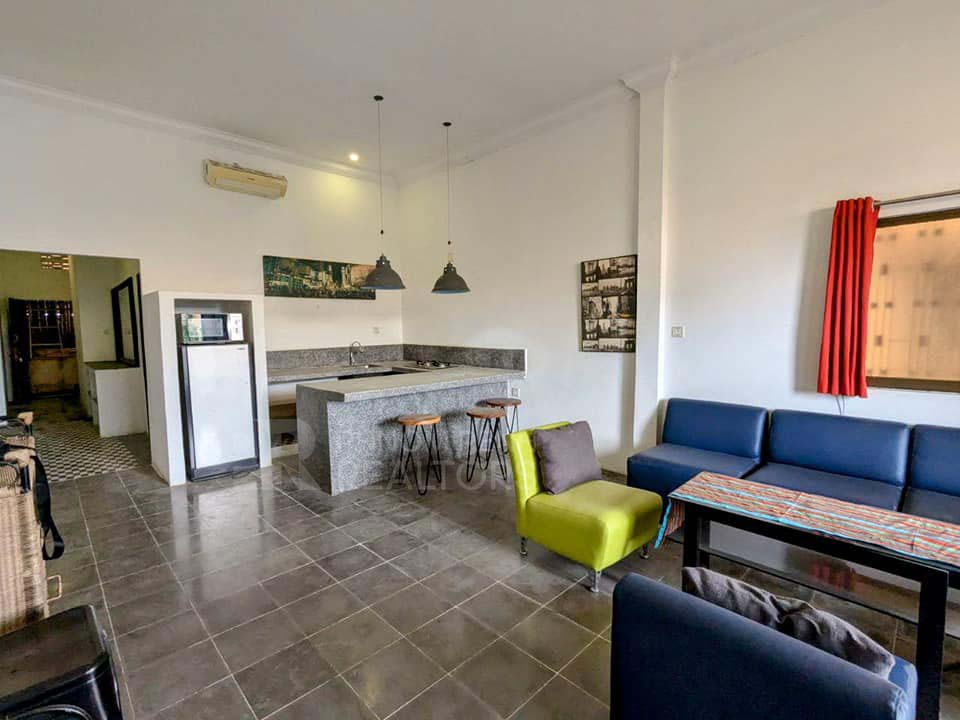
#> input picture renovation/originals/343edbc6-1000001675.jpg, 960 x 720 px
$ python compare.py
#> lines starting #> are read from the running program, lines starting #| are printed output that depends on the picture
#!/usr/bin/env python3
"""Build labelled BEFORE / AFTER comparison boards for each restyled room."""
from PIL import Image, ImageDraw, ImageFont

FB = "/usr/share/fonts/truetype/dejavu/DejaVuSans-Bold.ttf"
FR = "/usr/share/fonts/truetype/dejavu/DejaVuSans.ttf"
INK = (38, 42, 48)

PAIRS = [
    ("originals/343edbc6-1000001675.jpg", "renders/reno_living.jpg",
     "LIVING / KITCHEN", "Neutral drapes, greige accent chair, brightened"),
    ("originals/1f5ccd77-1000001677.jpg", "renders/reno_seating.jpg",
     "LOUNGE SEATING", "Loud red & lime swapped for linen + greige"),
    ("originals/e7c670e2-1000001676.jpg", "renders/reno_lounge.jpg",
     "OPEN-PLAN LOUNGE", "Cohesive palette; navy kept as the one accent"),
    ("originals/86bb0ced-1000001681.jpg", "renders/reno_bedroom.jpg",
     "MASTER BEDROOM", "Hotel-white bedding, soft linen curtains"),
]

def board(before, after, title, sub, out):
#> called with before = 'originals/343edbc6-1000001675.jpg', after = 'renders/reno_living.jpg', title = 'LIVING / KITCHEN', out = 'renders/compare_living.jpg'
    a = Image.open(before).convert("RGB")
#> a is the input picture: PIL image 960x720 RGB; mean R, G, B 138.8, 130.5, 121.3
    b = Image.open(after).convert("RGB")
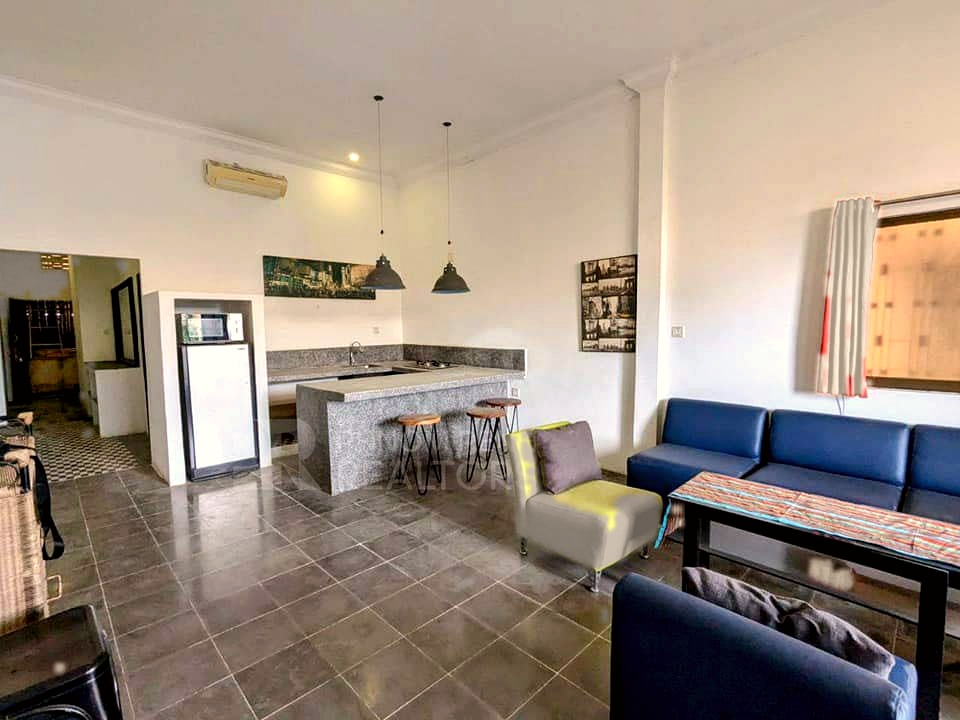
#> input picture renovation/renders/reno_living.jpg, 960 x 720 px
#> b is the input picture: PIL image 960x720 RGB; mean R, G, B 156.2, 140.6, 127.1
    W = 900
    def fit(im):
        return im.resize((W, int(W * im.height / im.width)))
    a, b = fit(a), fit(b)
    pad, gap, head, foot = 28, 18, 96, 34
    H = head + a.height + gap + b.height + foot
#> H = 1498
    canvas = Image.new("RGB", (W + pad * 2, H), (247, 245, 241))
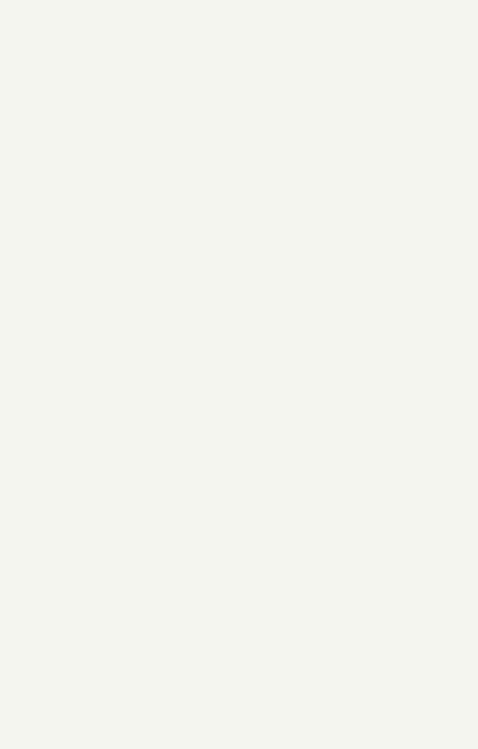
#> canvas: PIL image 956x1498 RGB (shown at 1/2 size); mean R, G, B 247, 245, 241
    d = ImageDraw.Draw(canvas)
    d.text((pad, 24), title, font=ImageFont.truetype(FB, 40), fill=INK)
    d.text((pad, 70), sub, font=ImageFont.truetype(FR, 20), fill=(120, 120, 125))
    y = head
    for im, tag, col in [(a, "BEFORE", (176, 64, 60)), (b, "AFTER", (70, 120, 90))]:
        canvas.paste(im, (pad, y))
        chip = ImageFont.truetype(FB, 22)
        tw = d.textlength(tag, font=chip)
        d.rectangle([pad + 14, y + 14, pad + 14 + tw + 28, y + 50], fill=col)
        d.text((pad + 28, y + 18), tag, font=chip, fill=(255, 255, 255))
        y += im.height + gap
#> this loop made 2 passes
#> (tag, col, tw, y) on passes 1 to 2: ('BEFORE', (176, 64, 60), 97.5, 789), ('AFTER', (70, 120, 90), 79.03, 1482)
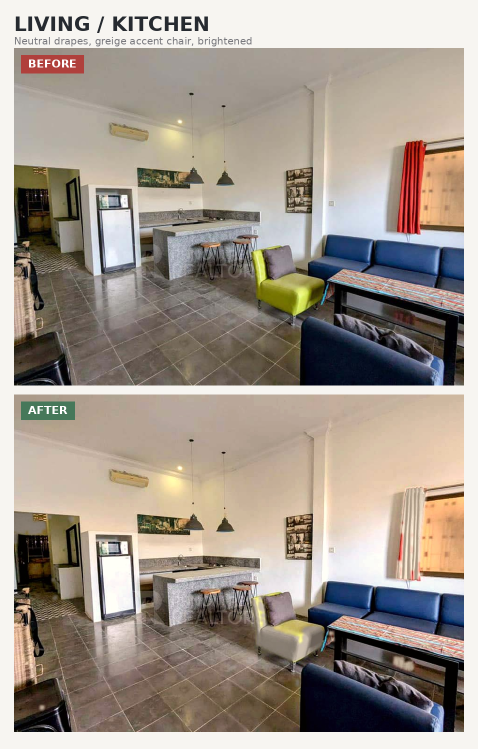
#> canvas: PIL image 956x1498 RGB (shown at 1/2 size); mean R, G, B 161.5, 151, 140.8
#> after the loop, y = 1482
    d.text((pad, H - 28), "Virtual restyle - soft furnishings only, no construction",
           font=ImageFont.truetype(FR, 16), fill=(150, 150, 155))
    canvas.save(out, quality=92)
    print("  ->", out)

if __name__ == "__main__":
    for bef, aft, t, s in PAIRS:
        name = aft.split("/")[-1].replace("reno_", "compare_")
        board(bef, aft, t, s, f"renders/{name}")
#> pass 2 of the loop `for bef, aft, t, s in PAIRS:`:
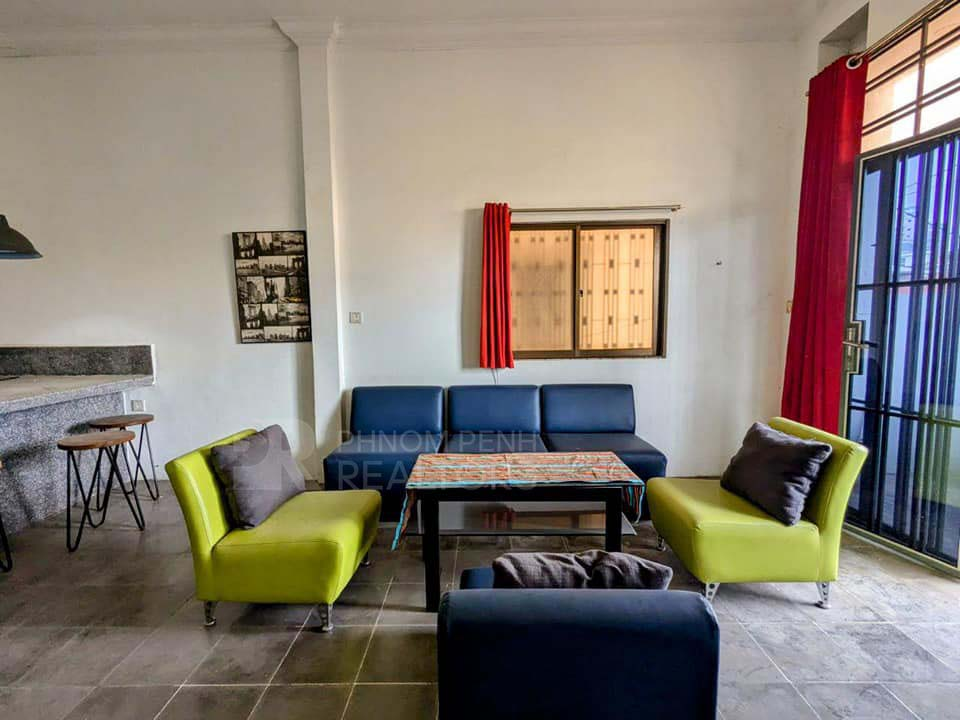
#> input picture renovation/originals/1f5ccd77-1000001677.jpg, 960 x 720 px
#> in board, a is the input picture: PIL image 960x720 RGB; mean R, G, B 133.2, 123.5, 114.6
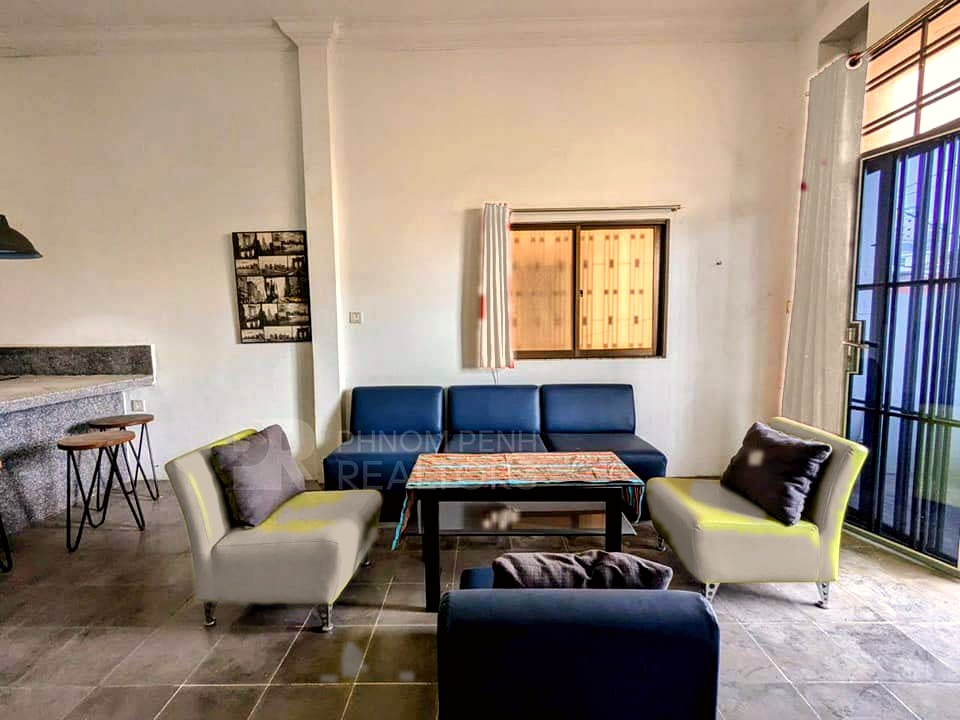
#> input picture renovation/renders/reno_seating.jpg, 960 x 720 px
#> in board, b is the input picture: PIL image 960x720 RGB; mean R, G, B 151.5, 137.3, 125.8
#> the loop in board (call 2), `for im, tag, col in [(a, "BEFORE", (176, 64, 60)), (b, "AFTER", (70, 1..` made 2 passes
#> after the loop in board (call 2), `for im, tag, col in [(a, "BEFORE", (176, 64, 60)), (b, "AFTER", (70, 1..`:
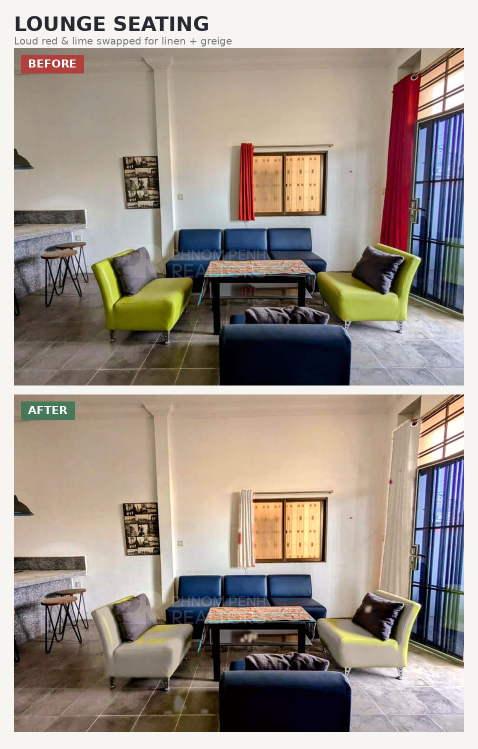
#> canvas: PIL image 956x1498 RGB (shown at 1/2 size); mean R, G, B 157.3, 146.7, 137.6
#> pass 3 of the loop `for bef, aft, t, s in PAIRS:`:
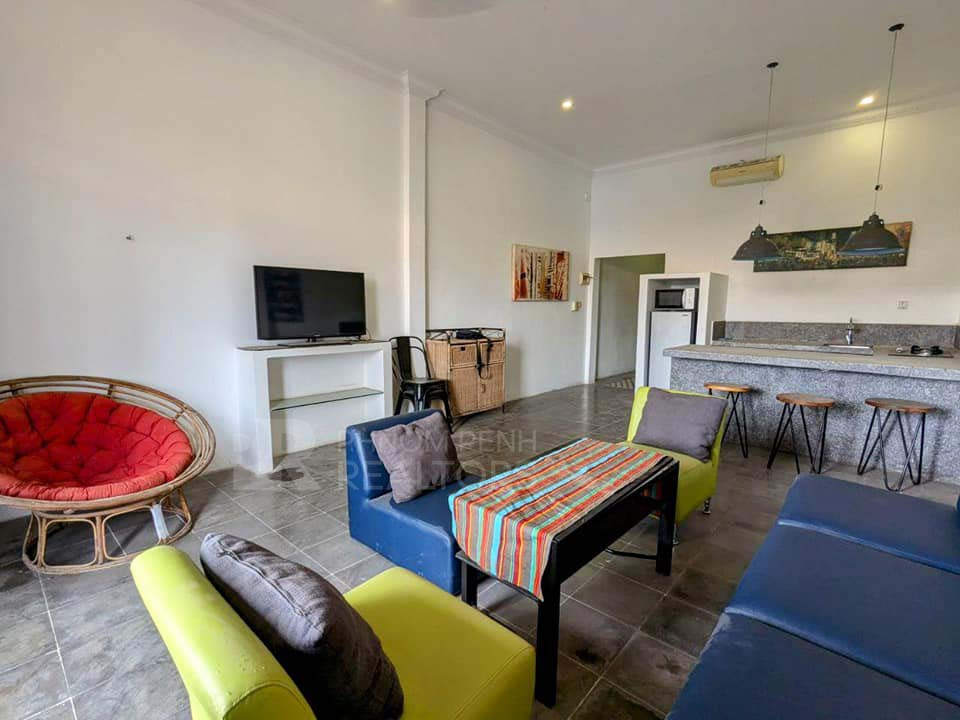
#> input picture renovation/originals/e7c670e2-1000001676.jpg, 960 x 720 px
#> in board, a is the input picture: PIL image 960x720 RGB; mean R, G, B 139.7, 132.3, 123.8
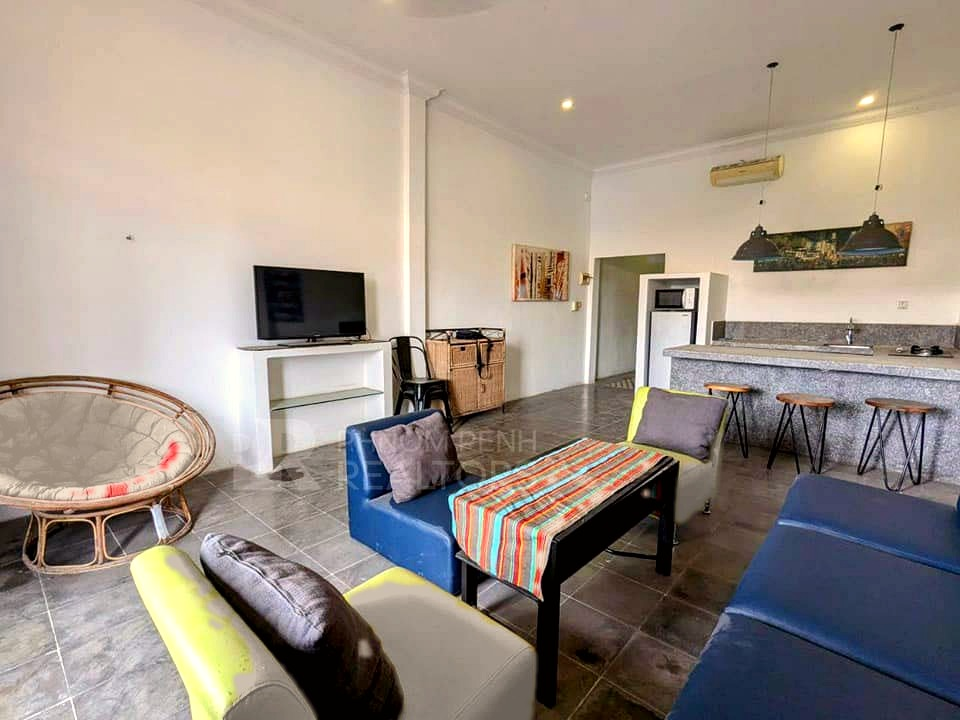
#> input picture renovation/renders/reno_lounge.jpg, 960 x 720 px
#> in board, b is the input picture: PIL image 960x720 RGB; mean R, G, B 156.8, 144.4, 133.7
#> the loop in board (call 3), `for im, tag, col in [(a, "BEFORE", (176, 64, 60)), (b, "AFTER", (70, 1..` made 2 passes
#> after the loop in board (call 3), `for im, tag, col in [(a, "BEFORE", (176, 64, 60)), (b, "AFTER", (70, 1..`:
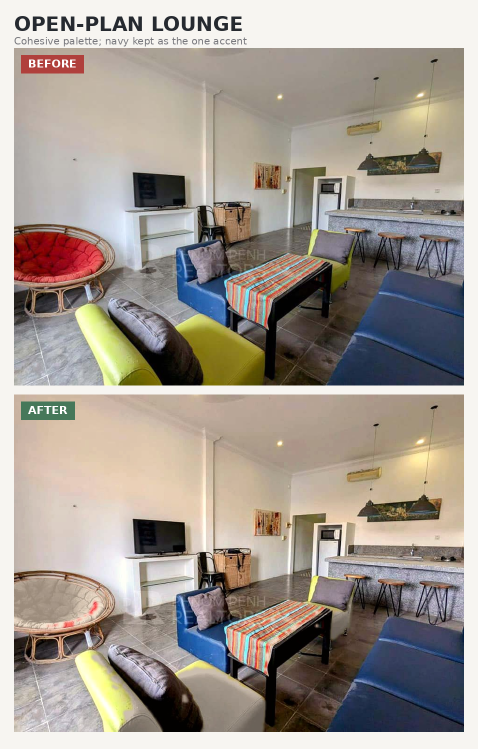
#> canvas: PIL image 956x1498 RGB (shown at 1/2 size); mean R, G, B 161.8, 153, 144.4
#> (the run stopped early here; a loop or call above may not have finished)
